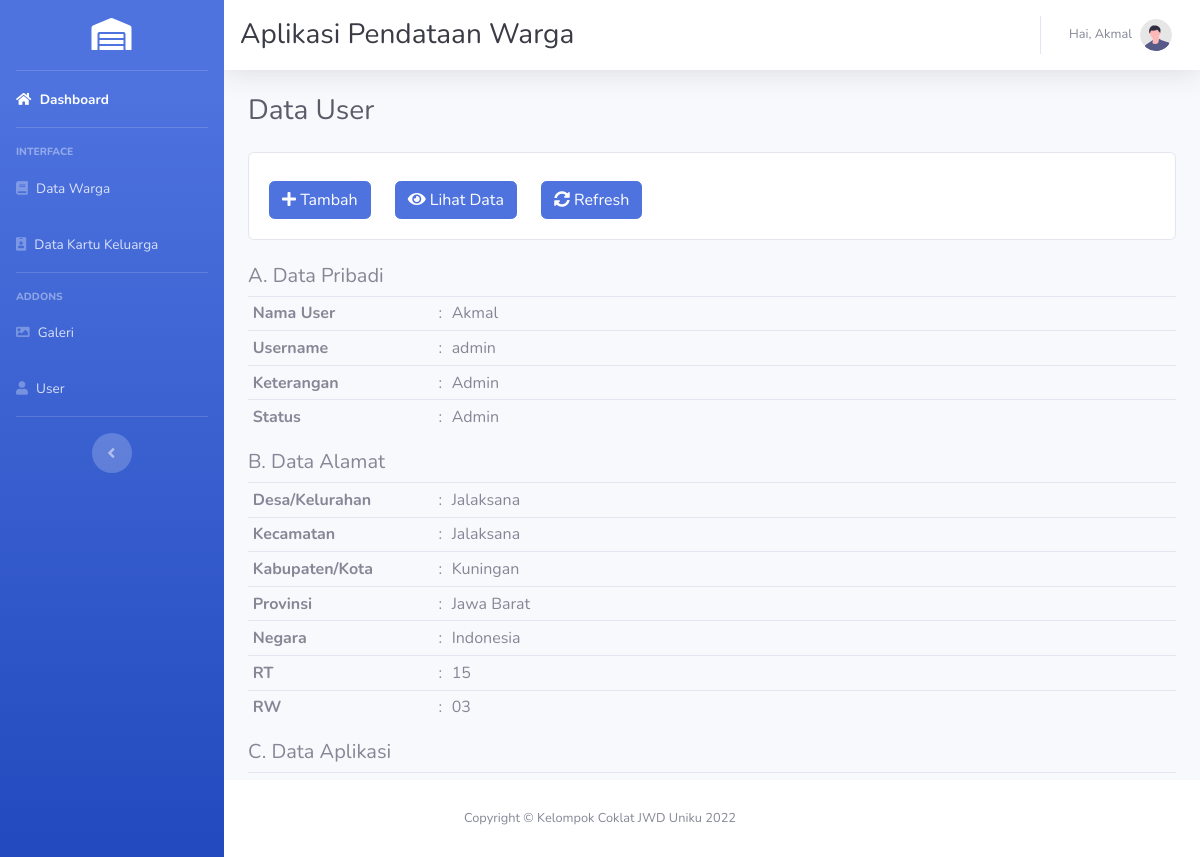
/pages/user/show.php?id_user=1 (signed in), run on the app's committed database.
### tables this page shows
CREATE TABLE `user` (
  `id_user` int(11) NOT NULL,
  `nama_user` varchar(45) NOT NULL,
  `username_user` varchar(20) NOT NULL,
  `password_user` varchar(32) NOT NULL,
  `keterangan_user` text NOT NULL,
  `status_user` enum('Admin','RT','RW') NOT NULL,
  `desa_kelurahan_user` varchar(30) NOT NULL,
  `kecamatan_user` varchar(30) NOT NULL,
  `kabupaten_kota_user` varchar(30) NOT NULL,
  `provinsi_user` varchar(30) NOT NULL,
  `negara_user` varchar(30) NOT NULL,
  `rt_user` varchar(3) NOT NULL,
  `rw_user` varchar(3) NOT NULL,
  `created_at` timestamp NOT NULL DEFAULT current_timestamp() ON UPDATE current_timestamp(),
  `updated_at` timestamp NOT NULL DEFAULT '0000-00-00 00:00:00'
);

### pages/user/data-show.php (called while the page is built)
<?php
require_once "../../config/koneksi.php";
$get_id_user = $_GET['id_user'];
$query = "SELECT * FROM user WHERE id_user = $get_id_user";
$hasil = mysqli_query($db, $query);
$data_user = array();
while ($row = mysqli_fetch_assoc($hasil)) {
  $data_user[] = $row;
}

### pages/user/show.php (the view)
<?php include('../_partials/dashboard-top.php') ?>
<div id="wrapper">
  <?php include('../_partials/dashboard-sidebar.php'); ?>
  <div id="content-wrapper" class="d-flex flex-column">
    <div id="content">
      <?php include('../_partials/dashboard-topbar.php'); ?>
      <div class="container-fluid">
        <div class="d-sm-flex align-items-center justify-content-between mb-4">
          <h1 class="h3 mb-0 text-gray-800">Data User</h1>
        </div>
        <?php include('_partials/menu.php') ?>
        <?php include('data-show.php') ?>
        <h5>A. Data Pribadi</h5>
        <table class="table table-sm table-middle">
          <tr>
            <th width="20%">Nama User</th>
            <td width="1%">:</td>
            <td><?php echo $data_user[0]['nama_user'] ?></td>
          </tr>
          <tr>
            <th>Username</th>
            <td>:</td>
            <td><?php echo $data_user[0]['username_user'] ?></td>
          </tr>
          <tr>
            <th>Keterangan</th>
            <td>:</td>
            <td><?php echo $data_user[0]['keterangan_user'] ?></td>
          </tr>
          <tr>
            <th>Status</th>
            <td>:</td>
            <td><?php echo $data_user[0]['status_user'] ?></td>
          </tr>
        </table>
        <h5>B. Data Alamat</h5>
        <table class="table table-sm">
          <tr>
            <th width="20%">Desa/Kelurahan</th>
            <td width="1%">:</td>
            <td><?php echo $data_user[0]['desa_kelurahan_user'] ?></td>
          </tr>
          <tr>
            <th>Kecamatan</th>
            <td>:</td>
            <td><?php echo $data_user[0]['kecamatan_user'] ?></td>
          </tr>
          <tr>
            <th>Kabupaten/Kota</th>
            <td>:</td>
            <td><?php echo $data_user[0]['kabupaten_kota_user'] ?></td>
          </tr>
          <tr>
            <th>Provinsi</th>
            <td>:</td>
            <td><?php echo $data_user[0]['provinsi_user'] ?></td>
          </tr>
          <tr>
            <th>Negara</th>
            <td>:</td>
            <td><?php echo $data_user[0]['negara_user'] ?></td>
          </tr>
          <tr>
            <th>RT</th>
            <td>:</td>
            <td><?php echo $data_user[0]['rt_user'] ?></td>
          </tr>
          <tr>
            <th>RW</th>
            <td>:</td>
            <td><?php echo $data_user[0]['rw_user'] ?></td>
          </tr>
        </table>
        <h5>C. Data Aplikasi</h5>
        <table class="table table-sm">
          <tr>
            <th width="20%">Diinput</th>
            <td width="1%">:</td>
            <td><?php echo $data_user[0]['created_at'] ?></td>
          </tr>
          <tr>
            <th>Diperbaharui</th>
            <td>:</td>
            <td><?php echo $data_user[0]['updated_at'] ?></td>
          </tr>
        </table>
      </div>
    </div>
    <?php include('../_partials/dashboard-footer.php'); ?>
  </div>
</div>
<?php include('../_partials/dashboard-bottom.php') ?>

### data on the page
user: nama_user "Akmal", username_user "admin", keterangan_user "Admin", status_user "Admin", desa_kelurahan_user "Jalaksana", kecamatan_user "Jalaksana", kabupaten_kota_user "Kuningan", provinsi_user "Jawa Barat", negara_user "Indonesia", rt_user "15", rw_user "03"

### other printed values
$_SESSION['user']['nama_user'] "Akmal"
